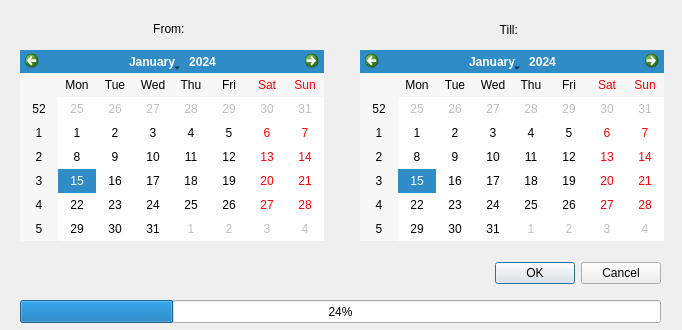
<?xml version="1.0" encoding="UTF-8"?>
<ui version="4.0">
 <class>GenerateTables</class>
 <widget class="QDialog" name="GenerateTables">
  <property name="geometry">
   <rect>
    <x>0</x>
    <y>0</y>
    <width>682</width>
    <height>330</height>
   </rect>
  </property>
  <property name="windowTitle">
   <string>GenerateTables</string>
  </property>
  <widget class="QLabel" name="label">
   <property name="geometry">
    <rect>
     <x>20</x>
     <y>20</y>
     <width>301</width>
     <height>18</height>
    </rect>
   </property>
   <property name="text">
    <string>From: </string>
   </property>
   <property name="alignment">
    <set>Qt::AlignCenter</set>
   </property>
  </widget>
  <widget class="QLabel" name="label_2">
   <property name="geometry">
    <rect>
     <x>360</x>
     <y>20</y>
     <width>301</width>
     <height>20</height>
    </rect>
   </property>
   <property name="text">
    <string>Till: </string>
   </property>
   <property name="alignment">
    <set>Qt::AlignCenter</set>
   </property>
  </widget>
  <widget class="QCalendarWidget" name="calendarStart">
   <property name="geometry">
    <rect>
     <x>20</x>
     <y>50</y>
     <width>304</width>
     <height>191</height>
    </rect>
   </property>
  </widget>
  <widget class="QCalendarWidget" name="calendarEnd">
   <property name="geometry">
    <rect>
     <x>360</x>
     <y>50</y>
     <width>304</width>
     <height>191</height>
    </rect>
   </property>
  </widget>
  <widget class="QProgressBar" name="progressBar">
   <property name="geometry">
    <rect>
     <x>20</x>
     <y>300</y>
     <width>641</width>
     <height>23</height>
    </rect>
   </property>
   <property name="value">
    <number>24</number>
   </property>
  </widget>
  <widget class="QDialogButtonBox" name="buttonBox">
   <property name="geometry">
    <rect>
     <x>490</x>
     <y>260</y>
     <width>171</width>
     <height>26</height>
    </rect>
   </property>
   <property name="standardButtons">
    <set>QDialogButtonBox::Cancel|QDialogButtonBox::Ok</set>
   </property>
  </widget>
 </widget>
 <resources/>
 <connections/>
</ui>
